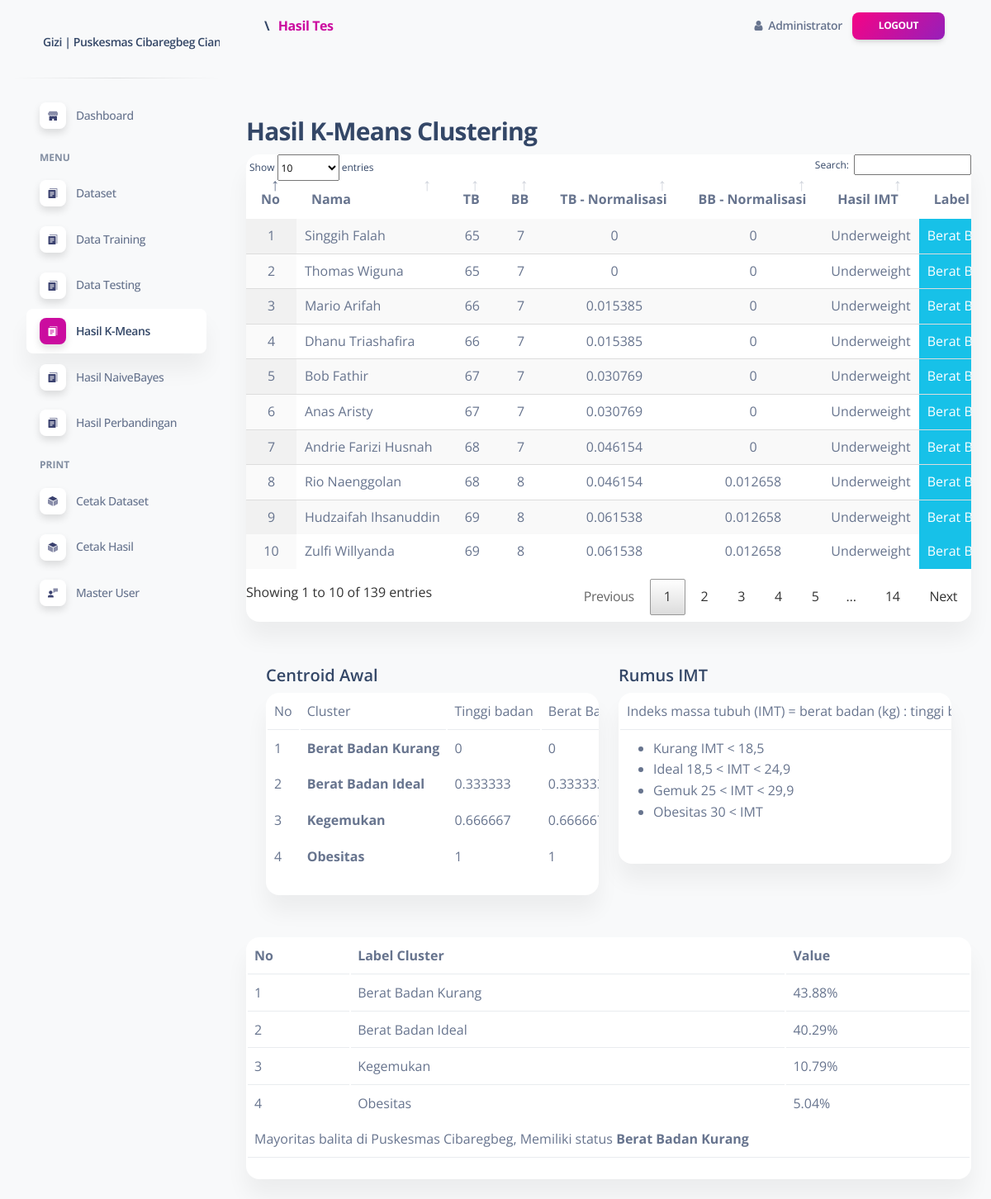
The app's page /portal/media.php?module=hasil_tes (signed in) with its own data.
### tables this page shows
CREATE TABLE `dataset` (
  `id` int(255) NOT NULL,
  `nik` varchar(255) NOT NULL,
  `nama` varchar(255) NOT NULL,
  `tb` varchar(255) NOT NULL,
  `bb` varchar(255) NOT NULL,
  `jenisKelamin` varchar(255) NOT NULL,
  `tanggalLahir` varchar(20) NOT NULL,
  `golDar` varchar(10) NOT NULL,
  `tempatLahir` varchar(255) NOT NULL,
  `jenisData` varchar(255) NOT NULL,
  `IMT_status` varchar(255) NOT NULL
);

### portal/module/hasil_tes/index.php (the view, shortened to what the rows shown need)
<?php
$query = mysqli_query($conn, "SELECT * FROM dataset");
$datasetNormal = array();
if (mysqli_num_rows($query) > 0) {
    while ($data = mysqli_fetch_array($query)) {
        $datasetNormal[] = [
            $data['tb'],
            $data['bb'],
            $data['nama'],
            $data['nik'],
            $data['jenisData']
        ];
    }
}
$findTB = array_column($datasetNormal, 0);
$minTB = min($findTB);
$maxTB = max($findTB);
$rangeTB =  $maxTB - $minTB;
$findBB = array_column($datasetNormal, 1);
$minBB = min($findBB);
$maxBB = max($findBB);
$rangeBB = $maxBB - $minBB;
$dataset = array();
foreach ($datasetNormal as $value) {
    $normalisasiTB = ($value[0] - $minTB) / $rangeTB;
    $normalisasiBB = ($value[1] - $minBB) / $rangeBB;
    $dataset[] = [
        $normalisasiTB,
        $normalisasiBB,
    ];
}
$findTBNormalisasi = array_column($dataset, 0);
$minTBNormalisasi = min($findTBNormalisasi);
$maxTBNormalisasi = max($findTBNormalisasi);
$rangeTBNormalisasi =  $maxTBNormalisasi - $minTBNormalisasi;
$findBBNormalisasi = array_column($dataset, 1);
$minBBNormalisasi = min($findBBNormalisasi);
$maxBBNormalisasi = max($findBBNormalisasi);
$rangeBBNormalisasi = $maxBBNormalisasi - $minBBNormalisasi;
$jarakCentroid = array(
    array(
        "index" => 0,
        "nama" => "Berat Badan Kurang",
        "tb" => ((($maxTBNormalisasi - $minTBNormalisasi) * (0 / 3)) / $rangeTBNormalisasi),
        "bb" => ((($maxBBNormalisasi - $minBBNormalisasi) * (0 / 3)) / $rangeBBNormalisasi),
    ),
    array(
        "index" => 1,
        "nama" => "Berat Badan Ideal",
        "tb" => ((($maxTBNormalisasi - $minTBNormalisasi) * (1 / 3)) / $rangeTBNormalisasi),
        "bb" => ((($maxBBNormalisasi - $minBBNormalisasi) * (1 / 3)) / $rangeBBNormalisasi),
    ),
    array(
        "index" => 2,
        "nama" => "Kegemukan",
        "tb" => ((($maxTBNormalisasi - $minTBNormalisasi) * (2 / 3)) / $rangeTBNormalisasi),
        "bb" => ((($maxBBNormalisasi - $minBBNormalisasi) * (2 / 3)) / $rangeBBNormalisasi),
    ),
    array(
        "index" => 3,
        "nama" => "Obesitas",
        "tb" => ((($maxTBNormalisasi - $minTBNormalisasi) * (3 / 3)) / $rangeTBNormalisasi),
        "bb" => ((($maxBBNormalisasi - $minBBNormalisasi) * (3 / 3)) / $rangeBBNormalisasi),
    ),
);
$centroid = array();
foreach ($jarakCentroid as $c) {
    $centroid[] = [
        round($c['tb'], 6),
        round($c['bb'], 6)
    ];
}
$banyak_dataset = sizeof($dataset);
$banyak_centroid = sizeof($centroid);
$banyak_kolom = sizeof($dataset[0]);
function hitung_euclidean_distance($dataset, $centroid, $banyak_kolom)
{
    $siat = 0;
    for ($i = 0; $i < $banyak_kolom; $i++) {
        $siat = $siat + (($dataset[$i] - $centroid[$i]) ** 2);
    }
    return sqrt($siat);
}
function iterasi_kmeans($dataset, $centroid, $banyak_dataset, $banyak_centroid, $banyak_kolom)
{
    $dataset_label = [];
    for ($i = 0; $i < $banyak_dataset; $i++) {
        $hasil_euclid = [];
        for ($j = 0; $j < $banyak_centroid; $j++) {
            $hasil_euclid[$j] = hitung_euclidean_distance($dataset[$i], $centroid[$j], $banyak_kolom);
        }
        $nilai_terkecil = min($hasil_euclid);
        $index_nilai_terkecil = array_search($nilai_terkecil, $hasil_euclid);
        $dataset_label[$i] = $index_nilai_terkecil;
    }
    $isi_cluster = [];
    for ($x = 0; $x < $banyak_centroid; $x++) {
        $array_siat = [];
        for ($y = 0; $y < $banyak_dataset; $y++) {
            if ($dataset_label[$y] == $x) {
                array_push($array_siat, $dataset[$y]);
            }
        }
        $isi_cluster[$x] = $array_siat;
    }
    $new_centroid = [];
    for ($i = 0; $i < $banyak_centroid; $i++) {
        $hasil_centroid = [];
        for ($j = 0; $j < $banyak_kolom; $j++) {
            $temp_centroid = 0;
            for ($k = 0; $k < sizeof($isi_cluster[$i]); $k++) {
                $temp_centroid = $temp_centroid + $isi_cluster[$i][$k][$j];
            }
            $hasil_centroid[$j] = $temp_centroid / sizeof($isi_cluster[$i]);
        }
        $new_centroid[$i] = $hasil_centroid;
    }
    return [$new_centroid, $dataset_label];
}
function print_hasil_cluster($dataset_label, $dataset, $banyak_dataset, $datasetNormal, $jarakCentroid)
{ ?>
    <br><br>
    <div class="col-sm-12">
        <div class="card">
            <div class="card-body px-0 pt-0 pb-2">
                <div class="table-responsive p-0">
                    <table class="table display" id="datatables">
                        <thead>
                            <tr>
                                <th>No</th>
                                <th>Nama</th>
                                <th>TB</th>
                                <th>BB</th>
                                <th>TB - Normalisasi</th>
                                <th>BB - Normalisasi</th>
                                <th>Hasil IMT</th>
                                <th>Label Cluster</th>
                            </tr>
                        </thead>
                        <tbody>
                            <?php
                            $no = 0;
                            if ($_SESSION['level'] == 'admin') {
                                for ($i = 0; $i < $banyak_dataset; $i++) {
                                    $no++;
                                    if ($dataset_label[$i] == 0) {
                                        $status_gizi = $jarakCentroid[0]['nama'];
                                    } elseif ($dataset_label[$i] == 1) {
                                        $status_gizi = $jarakCentroid[1]['nama'];
                                    } elseif ($dataset_label[$i] == 2) {
                                        $status_gizi = $jarakCentroid[2]['nama'];
                                    } elseif ($dataset_label[$i] == 3) {
                                        $status_gizi = $jarakCentroid[3]['nama'];
                                    } else {
                                        $status_gizi = "Tidak Ada";
                                    }
                                    if ($datasetNormal[$i][4] == 'testing') {
                                        $dataJenis = 'class="table-success"';
                                    }
                            ?>
                                    <tr <?= $dataJenis; ?>>
                                        <td align='center'><?= $no ?></td>
                                        <td><?= $datasetNormal[$i][2] ?></td>
                                        <td align='center'><?= $datasetNormal[$i][0] ?></td>
                                        <td align='center'><?= $datasetNormal[$i][1] ?></td>
                                        <td align='center'><?= round($dataset[$i][0], 6) ?></td>
                                        <td align='center'><?= round($dataset[$i][1], 6) ?></td>
                                        <td align='center'><?= BMIWithLabel($datasetNormal[$i][1], $datasetNormal[$i][0]) ?></td>
                                        <td align='center' class='bg-info text-white'><?= $status_gizi ?></td>
                                    </tr>
                                <?php $arrStatusGizi[] = $status_gizi;
                                }
                            }
                            ?>
                        </tbody>
                    </table>
                </div>
            </div>
        </div>
    </div>
<?php
}
function printCentroidLabel($jarakCentroid)
{ ?>
    <br><br>
    <div class=" col-sm-12">
        <div class="card">
            <div class="card-body px-0 pt-0 pb-2">
                <div class="table-responsive p-0">
                    <table class="table display">
                        <thead>
                            <tr>
                                <td>No</td>
                                <td>Cluster</td>
                                <td>Tinggi badan</td>
                                <td>Berat Badan</td>
                            </tr>
                        </thead>
                    </table>
                </div>
            </div>
        </div>
    </div>
<?php
}
$centroid_temp = [];
$ulang = TRUE;
while ($ulang) {
    $centroid_dan_datasetlabel = iterasi_kmeans($dataset, $centroid, $banyak_dataset, $banyak_centroid, $banyak_kolom);
    $centroid = $centroid_dan_datasetlabel[0];
    $dataset_label = $centroid_dan_datasetlabel[1];
    if ($centroid == $centroid_temp) {
        $ulang = FALSE;
    }
    $centroid_temp = $centroid;
} ?>
<?php
print_hasil_cluster($dataset_label, $dataset, $banyak_dataset, $datasetNormal, $jarakCentroid);
?>
<div class="container">
    <div class="row">
        <div class="col-sm-6">
            <?php
            printCentroidLabel($jarakCentroid);
            ?>
        </div>
        <div class="col-sm-6">
            <br><br>
            <div class="col-sm-12">
                <div class="card">
                    <div class="card-body px-0 pt-0 pb-2">
                        <div class="table-responsive p-0">
                            <table class="table display">
                                <thead>
                                    <tr>
                                        <td>Indeks massa tubuh (IMT) = berat badan (kg) : tinggi badan (m)²</td>
                                    </tr>
                                </thead>
                            </table>
                        </div>
                    </div>
                </div>
            </div>
        </div>
    </div>
</div>
<br><br>
<div class="col-sm-12">
    <div class="card">
        <div class="card-body px-0 pt-0 pb-2">
            <div class="table-responsive p-0">
                <table class="table display">
                    <thead>
                        <tr>
                            <td><b>No</b></td>
                            <td><b>Label Cluster</b></td>
                            <td><b>Value</b></td>
                        </tr>
                    </thead>
                </table>
            </div>
        </div>
    </div>
</div>

### records on screen
dataset: nama "Singgih Falah", tb "65", bb "7", i "0", bb+tb "Underweight", status_gizi "Berat…"
dataset: nama "Thomas Wiguna", tb "65", bb "7", i "0", bb+tb "Underweight", status_gizi "Berat…"
dataset: nama "Mario Arifah", tb "66", bb "7", i "0.015385", i "0", bb+tb "Underweight", status_gizi "Berat…"
dataset: nama "Dhanu Triashafira", tb "66", bb "7", i "0.015385", i "0", bb+tb "Underweight", status_gizi "Berat…"
dataset: nama "Bob Fathir", tb "67", bb "7", i "0.030769", i "0", bb+tb "Underweight", status_gizi "Berat…"
dataset: nama "Anas Aristy", tb "67", bb "7", i "0.030769", i "0", bb+tb "Underweight", status_gizi "Berat…"
dataset: nama "Andrie Farizi Husnah", tb "68", tb "Underweight"
dataset: nama "Rio Naenggolan", tb "68", tb "Underweight"
dataset: nama "Hudzaifah Ihsanuddin", tb "69", bb "8", i "0.061538", i "0.012658", bb+tb "Underweight", status_gizi "Berat…"
dataset: nama "Zulfi Willyanda", tb "69", bb "8", i "0.061538", i "0.012658", bb+tb "Underweight", status_gizi "Berat…"

### other values on screen
TITLE "Gizi | Puskesmas Cibaregbeg…"
implode(" <span style='padding:6px'>\</span> ",$bc) "\\"
$bread['text'] "Hasil Tes"
$_SESSION['nama'] "Administrator"
$datasetNormal[$i][1] "7"
$dataset[$i][0] "0.046154"
$dataset[$i][1] "0"
$status_gizi "Berat…"
$datasetNormal[$i][1] "8"
$dataset[$i][1] "0.012658"
$labelCentroid['index'] + 1 "1"
$labelCentroid['nama'] "Berat Badan Kurang"
$labelCentroid['tb'] "0"
$labelCentroid['bb'] "0"
$labelCentroid['index'] + 1 "2"
